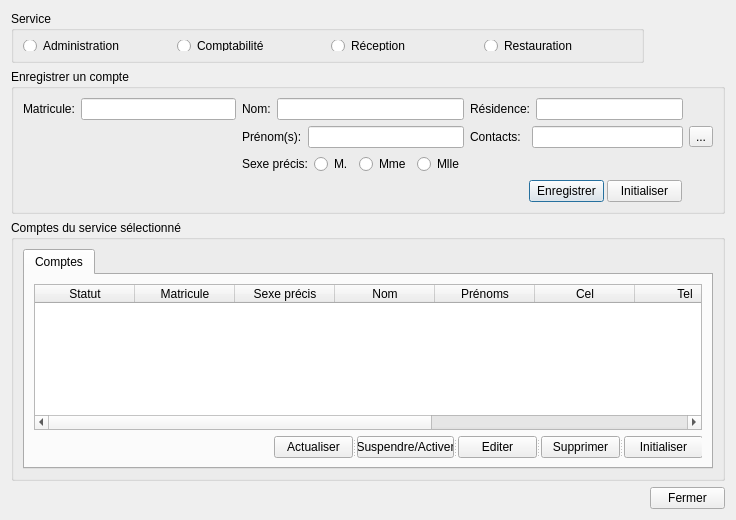
<?xml version="1.0" encoding="UTF-8"?>
<ui version="4.0">
 <class>DialogGererCompteRecepteur</class>
 <widget class="QDialog" name="DialogGererCompteRecepteur">
  <property name="geometry">
   <rect>
    <x>0</x>
    <y>0</y>
    <width>736</width>
    <height>520</height>
   </rect>
  </property>
  <property name="windowTitle">
   <string>Dialog</string>
  </property>
  <property name="windowIcon">
   <iconset resource="images.qrc">
    <normaloff>:/images/logo.png</normaloff>:/images/logo.png</iconset>
  </property>
  <layout class="QGridLayout" name="gridLayout_5">
   <item row="0" column="0">
    <widget class="QGroupBox" name="groupBox">
     <property name="maximumSize">
      <size>
       <width>16777215</width>
       <height>52</height>
      </size>
     </property>
     <property name="title">
      <string>Service </string>
     </property>
     <layout class="QGridLayout" name="gridLayout_4">
      <item row="0" column="0">
       <layout class="QHBoxLayout" name="horizontalLayout_8">
        <item>
         <widget class="QRadioButton" name="rb_administration">
          <property name="text">
           <string>Administration</string>
          </property>
         </widget>
        </item>
        <item>
         <widget class="QRadioButton" name="comptabilite">
          <property name="text">
           <string>Comptabilité</string>
          </property>
         </widget>
        </item>
        <item>
         <widget class="QRadioButton" name="reception">
          <property name="text">
           <string>Réception</string>
          </property>
         </widget>
        </item>
        <item>
         <widget class="QRadioButton" name="rb_restauration">
          <property name="text">
           <string>Restauration</string>
          </property>
         </widget>
        </item>
       </layout>
      </item>
     </layout>
    </widget>
   </item>
   <item row="1" column="0" colspan="2">
    <widget class="QGroupBox" name="groupBoxNvRecept">
     <property name="title">
      <string>Enregistrer un compte</string>
     </property>
     <layout class="QGridLayout" name="gridLayout_2">
      <item row="1" column="0">
       <layout class="QHBoxLayout" name="horizontalLayout">
        <item>
         <widget class="QLabel" name="label">
          <property name="text">
           <string>Matricule:</string>
          </property>
         </widget>
        </item>
        <item>
         <widget class="QLineEdit" name="lineEditMatricule"/>
        </item>
       </layout>
      </item>
      <item row="1" column="1">
       <layout class="QHBoxLayout" name="horizontalLayout_3">
        <item>
         <widget class="QLabel" name="label_3">
          <property name="text">
           <string>Nom:</string>
          </property>
         </widget>
        </item>
        <item>
         <widget class="QLineEdit" name="lineEditNom"/>
        </item>
       </layout>
      </item>
      <item row="1" column="2">
       <layout class="QHBoxLayout" name="horizontalLayout_6">
        <item>
         <widget class="QLabel" name="label_6">
          <property name="text">
           <string>Résidence:</string>
          </property>
         </widget>
        </item>
        <item>
         <widget class="QLineEdit" name="lineEditResidence"/>
        </item>
       </layout>
      </item>
      <item row="2" column="1">
       <layout class="QHBoxLayout" name="horizontalLayout_4">
        <item>
         <widget class="QLabel" name="label_4">
          <property name="text">
           <string>Prénom(s):</string>
          </property>
         </widget>
        </item>
        <item>
         <widget class="QLineEdit" name="lineEditPrenoms"/>
        </item>
       </layout>
      </item>
      <item row="2" column="2">
       <layout class="QHBoxLayout" name="horizontalLayout_5">
        <property name="spacing">
         <number>11</number>
        </property>
        <item>
         <widget class="QLabel" name="label_5">
          <property name="text">
           <string>Contacts:</string>
          </property>
         </widget>
        </item>
        <item>
         <widget class="QLineEdit" name="lineEditContacts">
          <property name="alignment">
           <set>Qt::AlignRight|Qt::AlignTrailing|Qt::AlignVCenter</set>
          </property>
          <property name="readOnly">
           <bool>true</bool>
          </property>
         </widget>
        </item>
       </layout>
      </item>
      <item row="2" column="3">
       <widget class="QToolButton" name="btn_contacts">
        <property name="text">
         <string>...</string>
        </property>
       </widget>
      </item>
      <item row="3" column="1">
       <layout class="QHBoxLayout" name="horizontalLayout_2">
        <item>
         <widget class="QLabel" name="label_2">
          <property name="text">
           <string>Sexe précis:</string>
          </property>
         </widget>
        </item>
        <item>
         <widget class="QRadioButton" name="Monsieur">
          <property name="text">
           <string>M.</string>
          </property>
         </widget>
        </item>
        <item>
         <widget class="QRadioButton" name="Madame">
          <property name="text">
           <string>Mme</string>
          </property>
         </widget>
        </item>
        <item>
         <widget class="QRadioButton" name="Demoiselle">
          <property name="text">
           <string>Mlle</string>
          </property>
         </widget>
        </item>
       </layout>
      </item>
      <item row="4" column="2">
       <layout class="QFormLayout" name="formLayout">
        <property name="formAlignment">
         <set>Qt::AlignRight|Qt::AlignTop|Qt::AlignTrailing</set>
        </property>
        <property name="horizontalSpacing">
         <number>3</number>
        </property>
        <property name="rightMargin">
         <number>4</number>
        </property>
        <item row="0" column="0">
         <widget class="QPushButton" name="btn_enregistrer">
          <property name="maximumSize">
           <size>
            <width>75</width>
            <height>23</height>
           </size>
          </property>
          <property name="text">
           <string>Enregistrer</string>
          </property>
         </widget>
        </item>
        <item row="0" column="1">
         <widget class="QPushButton" name="btn_initialiser">
          <property name="maximumSize">
           <size>
            <width>75</width>
            <height>23</height>
           </size>
          </property>
          <property name="text">
           <string>Initialiser</string>
          </property>
         </widget>
        </item>
       </layout>
      </item>
     </layout>
    </widget>
   </item>
   <item row="2" column="0" colspan="2">
    <widget class="QGroupBox" name="groupBox_2">
     <property name="title">
      <string>Comptes du service sélectionné</string>
     </property>
     <layout class="QGridLayout" name="gridLayout_3">
      <item row="1" column="0">
       <widget class="QTabWidget" name="tabWidget">
        <property name="currentIndex">
         <number>0</number>
        </property>
        <widget class="QWidget" name="tab">
         <attribute name="title">
          <string>Comptes</string>
         </attribute>
         <layout class="QGridLayout" name="gridLayout">
          <item row="0" column="0">
           <widget class="QTableWidget" name="tableWidget">
            <property name="selectionMode">
             <enum>QAbstractItemView::SingleSelection</enum>
            </property>
            <property name="selectionBehavior">
             <enum>QAbstractItemView::SelectRows</enum>
            </property>
            <column>
             <property name="text">
              <string>Statut</string>
             </property>
            </column>
            <column>
             <property name="text">
              <string>Matricule</string>
             </property>
            </column>
            <column>
             <property name="text">
              <string>Sexe précis</string>
             </property>
            </column>
            <column>
             <property name="text">
              <string>Nom</string>
             </property>
            </column>
            <column>
             <property name="text">
              <string>Prénoms</string>
             </property>
            </column>
            <column>
             <property name="text">
              <string>Cel</string>
             </property>
            </column>
            <column>
             <property name="text">
              <string>Tel</string>
             </property>
            </column>
            <column>
             <property name="text">
              <string>E-mail</string>
             </property>
            </column>
            <column>
             <property name="text">
              <string>Boîte postale</string>
             </property>
            </column>
            <column>
             <property name="text">
              <string>Résidence</string>
             </property>
            </column>
           </widget>
          </item>
          <item row="1" column="0">
           <widget class="QSplitter" name="splitter">
            <property name="layoutDirection">
             <enum>Qt::RightToLeft</enum>
            </property>
            <property name="orientation">
             <enum>Qt::Horizontal</enum>
            </property>
            <widget class="QPushButton" name="btn_initialiserCompte">
             <property name="maximumSize">
              <size>
               <width>79</width>
               <height>23</height>
              </size>
             </property>
             <property name="layoutDirection">
              <enum>Qt::RightToLeft</enum>
             </property>
             <property name="text">
              <string>Initialiser</string>
             </property>
            </widget>
            <widget class="QPushButton" name="btn_supprimer">
             <property name="maximumSize">
              <size>
               <width>79</width>
               <height>23</height>
              </size>
             </property>
             <property name="layoutDirection">
              <enum>Qt::RightToLeft</enum>
             </property>
             <property name="text">
              <string>Supprimer</string>
             </property>
            </widget>
            <widget class="QPushButton" name="btn_editer">
             <property name="maximumSize">
              <size>
               <width>79</width>
               <height>23</height>
              </size>
             </property>
             <property name="layoutDirection">
              <enum>Qt::RightToLeft</enum>
             </property>
             <property name="text">
              <string>Editer</string>
             </property>
            </widget>
            <widget class="QPushButton" name="btn_suspendre_activer">
             <property name="maximumSize">
              <size>
               <width>97</width>
               <height>23</height>
              </size>
             </property>
             <property name="layoutDirection">
              <enum>Qt::RightToLeft</enum>
             </property>
             <property name="text">
              <string>Suspendre/Activer</string>
             </property>
            </widget>
            <widget class="QPushButton" name="btn_actualiser">
             <property name="maximumSize">
              <size>
               <width>79</width>
               <height>23</height>
              </size>
             </property>
             <property name="layoutDirection">
              <enum>Qt::RightToLeft</enum>
             </property>
             <property name="text">
              <string>Actualiser</string>
             </property>
            </widget>
           </widget>
          </item>
         </layout>
        </widget>
       </widget>
      </item>
     </layout>
    </widget>
   </item>
   <item row="3" column="1">
    <widget class="QPushButton" name="btn_fermer">
     <property name="maximumSize">
      <size>
       <width>75</width>
       <height>23</height>
      </size>
     </property>
     <property name="layoutDirection">
      <enum>Qt::RightToLeft</enum>
     </property>
     <property name="text">
      <string>Fermer</string>
     </property>
    </widget>
   </item>
  </layout>
 </widget>
 <resources>
  <include location="images.qrc"/>
 </resources>
 <connections/>
</ui>
